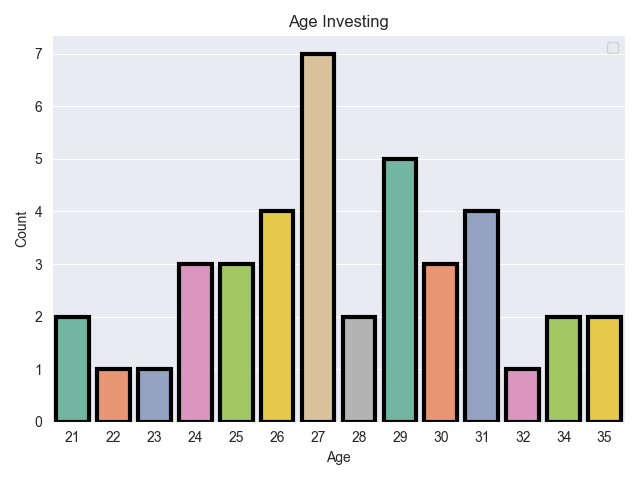

This figure's Python source:
# numpy
# pip install pandas
# pip install seaborn
import numpy as np
import pandas as pd
import seaborn as sns
import matplotlib.pyplot as plt
sns.set_style('darkgrid')

# reading csv files
df=pd.read_csv('Finance_data.csv')
df.head()
print(df)
# print(df.shape)
# print(df.columns)
# print(df.dtypes)
# print(df.describe())
# print(df.info())
# print(df.isnull().sum())
# print(df.corr())

df.drop(['Mutual_Funds','Equity_Market','Government_Bonds','PPF','Fixed_Deposits','Gold'], axis=1, inplace=True)
# replacing an empty colunms
# df.fillna(0, inplace=True)
df.replace(r'^\s*$', np.nan, regex=True)

# checking how many male and fimale are investing
# sns.countplot(x='age', data=df, linewidth=3, palette='Set2', edgecolor="black")
sns.countplot(x='age', data=df, linewidth=3, hue='age', palette='Set2', edgecolor="black", legend=False)
plt.xlabel('Age')
plt.ylabel('Count')
plt.title('Age Investing')
plt.legend(loc='upper right')
plt.tight_layout()
plt.savefig('age_invest.png')
# plt.savefig('age_invest.pdf')
# plt.savefig('age_invest.svg')
# plt.savefig('age_invest.eps')
# plt.savefig('age_invest.jpg')
# plt.savefig('age_invest.jpeg')
# plt.savefig('age_invest.tif')
# plt.savefig('age_invest.tiff')
# plt.savefig('age_invest.bmp')
# plt.savefig('age_invest.png')
# plt.savefig('age_invest.ppm')
# plt.savefig('age_invest.pgm')
# plt.savefig('age_invest.pbm')
# plt.savefig('age_invest.pnm')


plt.show()

